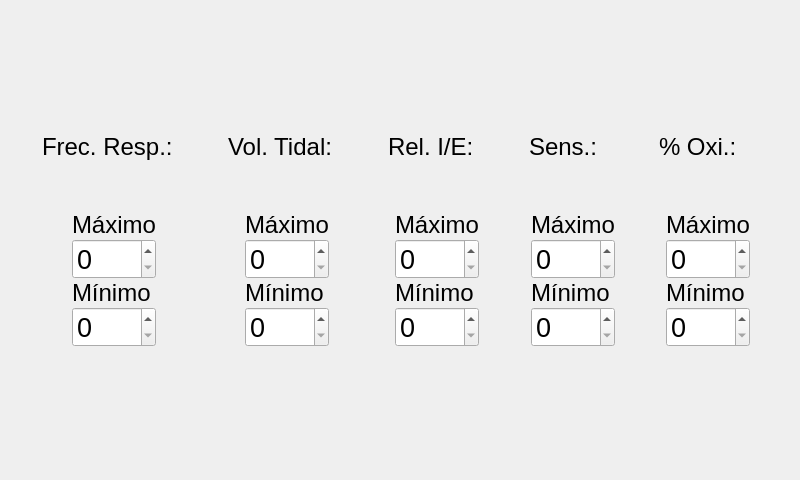
<?xml version="1.0" encoding="UTF-8"?>
<ui version="4.0">
 <class>MaxMinParametros</class>
 <widget class="QWidget" name="MaxMinParametros">
  <property name="geometry">
   <rect>
    <x>0</x>
    <y>0</y>
    <width>800</width>
    <height>480</height>
   </rect>
  </property>
  <property name="windowTitle">
   <string>Form</string>
  </property>
  <layout class="QHBoxLayout" name="horizontalLayout_2">
   <item>
    <layout class="QVBoxLayout" name="verticalLayout_2">
     <item>
      <layout class="QGridLayout" name="gridLayout_2">
       <property name="leftMargin">
        <number>5</number>
       </property>
       <property name="topMargin">
        <number>50</number>
       </property>
       <property name="rightMargin">
        <number>5</number>
       </property>
       <property name="bottomMargin">
        <number>50</number>
       </property>
       <property name="verticalSpacing">
        <number>50</number>
       </property>
       <item row="0" column="0">
        <widget class="QLabel" name="lblFrecRespiratoria">
         <property name="sizePolicy">
          <sizepolicy hsizetype="Fixed" vsizetype="Fixed">
           <horstretch>0</horstretch>
           <verstretch>0</verstretch>
          </sizepolicy>
         </property>
         <property name="font">
          <font>
           <pointsize>18</pointsize>
          </font>
         </property>
         <property name="text">
          <string>Frec. Resp.:  </string>
         </property>
        </widget>
       </item>
       <item row="1" column="0">
        <layout class="QGridLayout" name="gridLayout">
         <item row="1" column="0">
          <widget class="QSpinBox" name="spinFrecRespMax">
           <property name="font">
            <font>
             <pointsize>20</pointsize>
            </font>
           </property>
          </widget>
         </item>
         <item row="0" column="0">
          <widget class="QLabel" name="label">
           <property name="sizePolicy">
            <sizepolicy hsizetype="Fixed" vsizetype="Fixed">
             <horstretch>0</horstretch>
             <verstretch>0</verstretch>
            </sizepolicy>
           </property>
           <property name="font">
            <font>
             <pointsize>18</pointsize>
            </font>
           </property>
           <property name="text">
            <string>Máximo</string>
           </property>
          </widget>
         </item>
         <item row="3" column="0">
          <widget class="QSpinBox" name="spinFrecRespMin">
           <property name="font">
            <font>
             <pointsize>20</pointsize>
            </font>
           </property>
          </widget>
         </item>
         <item row="2" column="0">
          <widget class="QLabel" name="label_2">
           <property name="sizePolicy">
            <sizepolicy hsizetype="Fixed" vsizetype="Fixed">
             <horstretch>0</horstretch>
             <verstretch>0</verstretch>
            </sizepolicy>
           </property>
           <property name="font">
            <font>
             <pointsize>18</pointsize>
            </font>
           </property>
           <property name="text">
            <string>Mínimo</string>
           </property>
          </widget>
         </item>
        </layout>
       </item>
      </layout>
     </item>
    </layout>
   </item>
   <item>
    <layout class="QVBoxLayout" name="verticalLayout_3">
     <item>
      <layout class="QGridLayout" name="gridLayout_4">
       <property name="leftMargin">
        <number>5</number>
       </property>
       <property name="topMargin">
        <number>50</number>
       </property>
       <property name="rightMargin">
        <number>5</number>
       </property>
       <property name="bottomMargin">
        <number>50</number>
       </property>
       <property name="verticalSpacing">
        <number>50</number>
       </property>
       <item row="0" column="0">
        <widget class="QLabel" name="lblVolumenTidal">
         <property name="sizePolicy">
          <sizepolicy hsizetype="Fixed" vsizetype="Fixed">
           <horstretch>0</horstretch>
           <verstretch>0</verstretch>
          </sizepolicy>
         </property>
         <property name="font">
          <font>
           <pointsize>18</pointsize>
          </font>
         </property>
         <property name="text">
          <string>Vol. Tidal:  </string>
         </property>
        </widget>
       </item>
       <item row="1" column="0">
        <layout class="QGridLayout" name="gridLayout_3">
         <item row="0" column="0">
          <widget class="QLabel" name="label_3">
           <property name="sizePolicy">
            <sizepolicy hsizetype="Fixed" vsizetype="Fixed">
             <horstretch>0</horstretch>
             <verstretch>0</verstretch>
            </sizepolicy>
           </property>
           <property name="font">
            <font>
             <pointsize>18</pointsize>
            </font>
           </property>
           <property name="text">
            <string>Máximo</string>
           </property>
          </widget>
         </item>
         <item row="1" column="0">
          <widget class="QSpinBox" name="spinVolTidalMax">
           <property name="font">
            <font>
             <pointsize>20</pointsize>
            </font>
           </property>
          </widget>
         </item>
         <item row="3" column="0">
          <widget class="QSpinBox" name="spinVolTidalMin">
           <property name="font">
            <font>
             <pointsize>20</pointsize>
            </font>
           </property>
          </widget>
         </item>
         <item row="2" column="0">
          <widget class="QLabel" name="label_4">
           <property name="sizePolicy">
            <sizepolicy hsizetype="Fixed" vsizetype="Fixed">
             <horstretch>0</horstretch>
             <verstretch>0</verstretch>
            </sizepolicy>
           </property>
           <property name="font">
            <font>
             <pointsize>18</pointsize>
            </font>
           </property>
           <property name="text">
            <string>Mínimo</string>
           </property>
          </widget>
         </item>
        </layout>
       </item>
      </layout>
     </item>
    </layout>
   </item>
   <item>
    <layout class="QVBoxLayout" name="verticalLayout_4">
     <item>
      <layout class="QGridLayout" name="gridLayout_8">
       <property name="leftMargin">
        <number>5</number>
       </property>
       <property name="topMargin">
        <number>50</number>
       </property>
       <property name="rightMargin">
        <number>5</number>
       </property>
       <property name="bottomMargin">
        <number>50</number>
       </property>
       <property name="verticalSpacing">
        <number>50</number>
       </property>
       <item row="0" column="0">
        <widget class="QLabel" name="lblRelacionIE">
         <property name="sizePolicy">
          <sizepolicy hsizetype="Fixed" vsizetype="Fixed">
           <horstretch>0</horstretch>
           <verstretch>0</verstretch>
          </sizepolicy>
         </property>
         <property name="font">
          <font>
           <pointsize>18</pointsize>
          </font>
         </property>
         <property name="text">
          <string>Rel. I/E:  </string>
         </property>
        </widget>
       </item>
       <item row="1" column="0">
        <layout class="QGridLayout" name="gridLayout_5">
         <item row="0" column="0">
          <widget class="QLabel" name="label_5">
           <property name="sizePolicy">
            <sizepolicy hsizetype="Fixed" vsizetype="Fixed">
             <horstretch>0</horstretch>
             <verstretch>0</verstretch>
            </sizepolicy>
           </property>
           <property name="font">
            <font>
             <pointsize>18</pointsize>
            </font>
           </property>
           <property name="text">
            <string>Máximo</string>
           </property>
          </widget>
         </item>
         <item row="1" column="0">
          <widget class="QSpinBox" name="spinRelIEMax">
           <property name="font">
            <font>
             <pointsize>20</pointsize>
            </font>
           </property>
          </widget>
         </item>
         <item row="2" column="0">
          <widget class="QLabel" name="label_6">
           <property name="sizePolicy">
            <sizepolicy hsizetype="Fixed" vsizetype="Fixed">
             <horstretch>0</horstretch>
             <verstretch>0</verstretch>
            </sizepolicy>
           </property>
           <property name="font">
            <font>
             <pointsize>18</pointsize>
            </font>
           </property>
           <property name="text">
            <string>Mínimo</string>
           </property>
          </widget>
         </item>
         <item row="3" column="0">
          <widget class="QSpinBox" name="spinRelIEMin">
           <property name="font">
            <font>
             <pointsize>20</pointsize>
            </font>
           </property>
          </widget>
         </item>
        </layout>
       </item>
      </layout>
     </item>
    </layout>
   </item>
   <item>
    <layout class="QVBoxLayout" name="verticalLayout_5">
     <item>
      <layout class="QGridLayout" name="gridLayout_10">
       <property name="leftMargin">
        <number>5</number>
       </property>
       <property name="topMargin">
        <number>50</number>
       </property>
       <property name="rightMargin">
        <number>5</number>
       </property>
       <property name="bottomMargin">
        <number>50</number>
       </property>
       <property name="verticalSpacing">
        <number>50</number>
       </property>
       <item row="0" column="0">
        <widget class="QLabel" name="lblSensibilidad">
         <property name="sizePolicy">
          <sizepolicy hsizetype="Fixed" vsizetype="Fixed">
           <horstretch>0</horstretch>
           <verstretch>0</verstretch>
          </sizepolicy>
         </property>
         <property name="font">
          <font>
           <pointsize>18</pointsize>
          </font>
         </property>
         <property name="text">
          <string>Sens.:   </string>
         </property>
        </widget>
       </item>
       <item row="1" column="0">
        <layout class="QGridLayout" name="gridLayout_6">
         <item row="1" column="0">
          <widget class="QSpinBox" name="spinSensMax">
           <property name="font">
            <font>
             <pointsize>20</pointsize>
            </font>
           </property>
          </widget>
         </item>
         <item row="0" column="0">
          <widget class="QLabel" name="label_7">
           <property name="sizePolicy">
            <sizepolicy hsizetype="Fixed" vsizetype="Fixed">
             <horstretch>0</horstretch>
             <verstretch>0</verstretch>
            </sizepolicy>
           </property>
           <property name="font">
            <font>
             <pointsize>18</pointsize>
            </font>
           </property>
           <property name="text">
            <string>Máximo</string>
           </property>
          </widget>
         </item>
         <item row="2" column="0">
          <widget class="QLabel" name="label_8">
           <property name="sizePolicy">
            <sizepolicy hsizetype="Fixed" vsizetype="Fixed">
             <horstretch>0</horstretch>
             <verstretch>0</verstretch>
            </sizepolicy>
           </property>
           <property name="font">
            <font>
             <pointsize>18</pointsize>
            </font>
           </property>
           <property name="text">
            <string>Mínimo</string>
           </property>
          </widget>
         </item>
         <item row="3" column="0">
          <widget class="QSpinBox" name="spinSensMin">
           <property name="font">
            <font>
             <pointsize>20</pointsize>
            </font>
           </property>
          </widget>
         </item>
        </layout>
       </item>
      </layout>
     </item>
    </layout>
   </item>
   <item>
    <layout class="QVBoxLayout" name="verticalLayout">
     <item>
      <layout class="QGridLayout" name="gridLayout_12">
       <property name="leftMargin">
        <number>5</number>
       </property>
       <property name="topMargin">
        <number>50</number>
       </property>
       <property name="rightMargin">
        <number>5</number>
       </property>
       <property name="bottomMargin">
        <number>50</number>
       </property>
       <property name="verticalSpacing">
        <number>50</number>
       </property>
       <item row="0" column="0">
        <widget class="QLabel" name="lblOxigeno">
         <property name="sizePolicy">
          <sizepolicy hsizetype="Fixed" vsizetype="Fixed">
           <horstretch>0</horstretch>
           <verstretch>0</verstretch>
          </sizepolicy>
         </property>
         <property name="font">
          <font>
           <pointsize>18</pointsize>
          </font>
         </property>
         <property name="text">
          <string>% Oxi.:   </string>
         </property>
        </widget>
       </item>
       <item row="1" column="0">
        <layout class="QGridLayout" name="gridLayout_7">
         <item row="1" column="0">
          <widget class="QSpinBox" name="spinOxiMax">
           <property name="font">
            <font>
             <pointsize>20</pointsize>
            </font>
           </property>
          </widget>
         </item>
         <item row="0" column="0">
          <widget class="QLabel" name="label_9">
           <property name="sizePolicy">
            <sizepolicy hsizetype="Fixed" vsizetype="Fixed">
             <horstretch>0</horstretch>
             <verstretch>0</verstretch>
            </sizepolicy>
           </property>
           <property name="font">
            <font>
             <pointsize>18</pointsize>
            </font>
           </property>
           <property name="text">
            <string>Máximo</string>
           </property>
          </widget>
         </item>
         <item row="2" column="0">
          <widget class="QLabel" name="label_10">
           <property name="sizePolicy">
            <sizepolicy hsizetype="Fixed" vsizetype="Fixed">
             <horstretch>0</horstretch>
             <verstretch>0</verstretch>
            </sizepolicy>
           </property>
           <property name="font">
            <font>
             <pointsize>18</pointsize>
            </font>
           </property>
           <property name="text">
            <string>Mínimo</string>
           </property>
          </widget>
         </item>
         <item row="3" column="0">
          <widget class="QSpinBox" name="spinOxiMin">
           <property name="font">
            <font>
             <pointsize>20</pointsize>
            </font>
           </property>
          </widget>
         </item>
        </layout>
       </item>
      </layout>
     </item>
    </layout>
   </item>
  </layout>
 </widget>
 <resources/>
 <connections/>
</ui>
